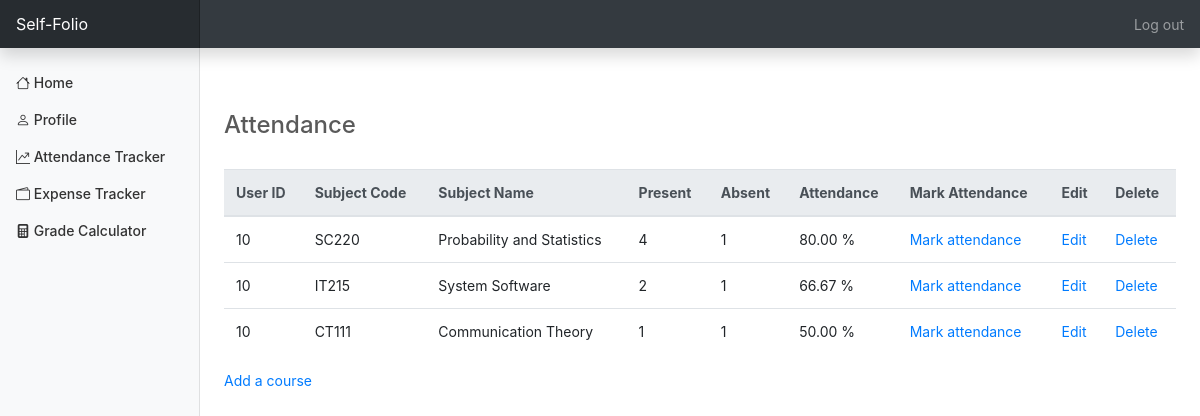
Before: /attendance/ (signed in) with the older database file.
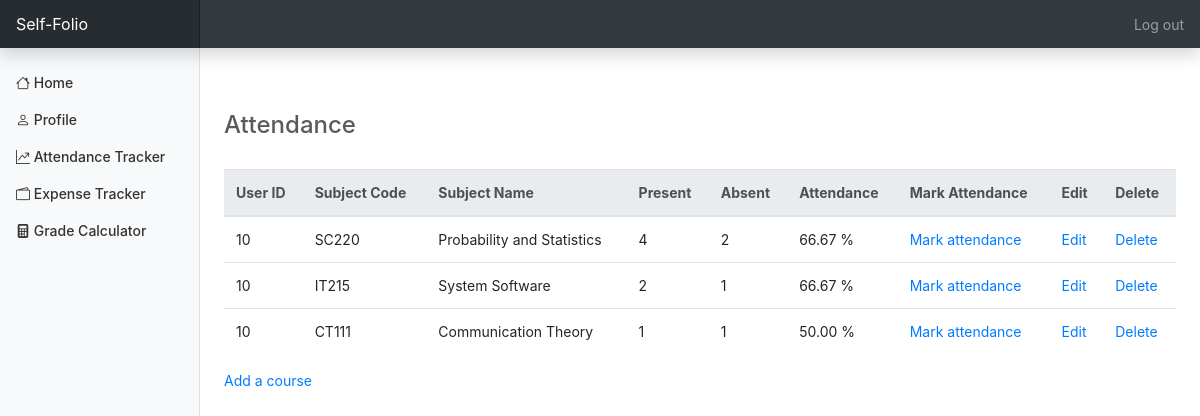
After: the same page with the newer database file.
### SelF/models.py (models this page shows, shortened)
class Attendance(models.Model):
    subject = models.CharField(max_length = 50)
    code = models.CharField(max_length=32)
    present = models.IntegerField()
    absent = models.IntegerField()
    attendance = models.FloatField(null=True)
    userProfile = models.ForeignKey(User, null=True, on_delete=models.SET_NULL)

### SelF/views.py (the view)
# urls.py: path('attendance/', views.attendance, name='attendance'),
@login_required(login_url='login_page')
def attendance(request):
    if request.method == 'GET':
        user_id = request.user.id
        courses = Attendance.objects.filter(userProfile=user_id)
        return render(request, 'attendance.html', {
            'courses': courses,
        })

### SelF/templatetags/get_id.py (called while the page is built)
@register.filter
def get_id(course):
    return course.id

### SelF/templates/attendance.html
{% extends 'base.html' %}
{% load get_id %}
{% block content %}
<br> <br> <br>
<h4>Attendance</h4>
<br>
{% if courses %}
<table class="table" id="table">
    <thead class="thead-light">
        <tr>
            <th>User ID</th>
            <th>Subject Code</th>
            <th>Subject Name</th>
            <th>Present</th>
            <th>Absent</th>
            <th>Attendance</th>
            <th>Mark Attendance</th>
            <th>Edit</th>
            <th>Delete</th>
        </tr>
    </thead>
    <tbody>
        {% for course in courses %}
            <tr>
                <td>{{ request.user.id }}</td>
                <td>{{ course.code }}</td>
                <td>{{ course.subject }}</td>
                <td>{{ course.present }}</td>
                <td>{{ course.absent }}</td>
                <td>{{ course.attendance|floatformat:2 }} %</td>
                <td>
                    <a href="markAttendance/?id={{ course | get_id }}">Mark attendance</a>
                </td>
                <td><a href="editSub/?id={{ course.id }}">Edit</a></td>
                <td><a href="deleteSub/?id={{ course.id }}">Delete</a></td>
            </tr>
        {% endfor %}
    </tbody>
</table>
{% endif %}
<a href="addSub">Add a course</a>
{% endblock %}

### SelF/templates/base.html (shortened to what this page needs)
{% load static %}
<!DOCTYPE html>
<html>
<head>
    <link rel="stylesheet" href="https://cdn.jsdelivr.net/npm/bootstrap@4.5.3/dist/css/bootstrap.min.css">
    <link rel="stylesheet" href="https://cdn.jsdelivr.net/npm/bootstrap-icons@1.5.0/font/bootstrap-icons.css">
    <link rel="stylesheet" type="text/css" href="{% static 'css/home.css' %}">
</head>
<body>
  <nav class="navbar navbar-dark sticky-top bg-dark flex-md-nowrap p-0 shadow">
    <a class="navbar-brand col-md-3 col-lg-2 mr-0 px-3" href="#">Self-Folio</a>
    <ul class="navbar-nav px-3">
      <li class="nav-item text-nowrap">
        <a class="nav-link" href="{% url 'logout_page' %}">Log out</a>
      </li>
    </ul>
  </nav>
  <div class="container-fluid">
    <div class="row">
      <nav id="sidebarMenu" class="col-md-3 col-lg-2 d-md-block bg-light sidebar collapse">
        <div class="sidebar-sticky pt-3">
          <ul class="nav flex-column">
            <li class="nav-item">
              <a class="nav-link" href="{% url 'home' %}">
                <i class="bi bi-house"></i>
                Home
              </a>
            </li>
            <li class="nav-item">
              <a class="nav-link" href="{% url 'profile' %}">
                <i class="bi bi-person"></i>
                Profile
              </a>
            </li>
            <li class="nav-item">
              <a class="nav-link" href="{% url 'attendance' %}">
                <i class="bi bi-graph-up"></i>
                Attendance Tracker
              </a>
            </li>
            <li class="nav-item">
              <a class="nav-link" href="{% url 'expense' %}">
                <i class="bi bi-wallet2"></i>
                Expense Tracker
              </a>
            </li>
            <li class="nav-item">
              <a class="nav-link" href="{% url 'grade' %}">
                <i class="bi bi-calculator-fill"></i>
                Grade Calculator
              </a>
            </li>
          </ul>
        </div>
      </nav>
      <main role="main" class="col-md-9 ml-sm-auto col-lg-10 px-md-4">
        {% block content %}
        {% endblock %}
      </main>
    </div>
  </div>
</body>
</html>

### SelF/static/css/home.css (style rules this page uses)
body { color: #5a5a5a; }

### SelF/templates/base.html (style rules this page uses)
body { font-size: .875rem; margin-bottom: 50px; }
.sidebar { position: fixed; top: 0; bottom: 0; left: 0; z-index: 100; padding: 48px 0 0; box-shadow: inset -1px 0 0 rgba(0, 0, 0, .1); }
.sidebar-sticky { position: relative; top: 0; height: calc(100vh - 48px); padding-top: .5rem; overflow-x: hidden; overflow-y: auto; }
.sidebar .nav-link { font-weight: 500; color: #333; }
.navbar-brand { padding-top: .75rem; padding-bottom: .75rem; font-size: 1rem; background-color: rgba(0, 0, 0, .25); box-shadow: inset -1px 0 0 rgba(0, 0, 0, .25); }

Changed rows visible on the page:
changed Attendance "SC220": absent "1" → "2"; attendance "80.00" → "66.67"
